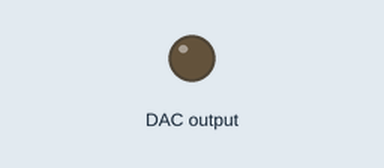
Recording of a program running on a simulated Raspberry Pi (BCM pin numbers). Shown: output pins drawn as LEDs (lit = HIGH). The clock reads 2024-03-15 10:24:30 at power-on unless the program sets it; library files of the repository ran but are not shown: mcp4725_driver.py.

Above: at 0.15 s.
Timing chart, 0 to 1.6 s (numbered marks = the images above):
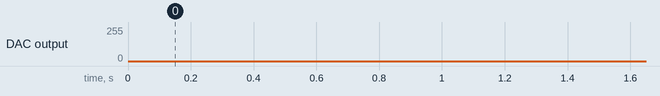

The program:

mcp4725-trig.py
```python
import mcp4725_driver as mcp
import signal_generator as sg
import time

amplitude = 3.2
signal_frequency = 10
sampling_frequency = 1000

if __name__ == "__main__":
    dac = None
    try:
        dac = mcp.MCP4725(5.11, 0x61, False)

        while True:
            u = amplitude * sg.get_trig_wave_amplitude(signal_frequency, time.time())
            dac.set_voltage(u)
            sg.wait_for_sampling_period(sampling_frequency)

    finally:
        if dac is not None:
            dac.deinit()
```

signal_generator.py
```python
import numpy as np
import time


def get_sin_wave_amplitude(freq, time):
    return (np.sin(2 * np.pi * freq * time) + 1) / 2

def get_trig_wave_amplitude(freq, time):

    return abs(2 * np.mod(time * freq, 1) - 1)

    # return 2* abs(2 *(freq*time - np.floor(freq*time +0.5)))
def wait_for_sampling_period(sampling_frequency):
    time.sleep(1 / sampling_frequency)
```
